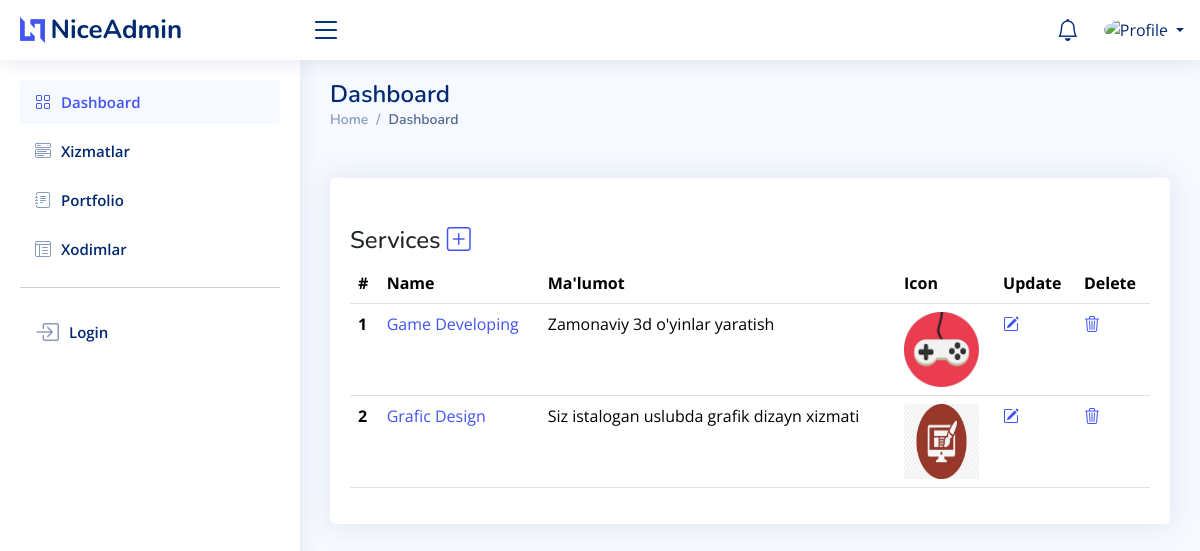
The app's page /dashboard/services/list/ with its own data.
### dashboard/models.py (models this page shows, shortened)
class Services(models.Model):
    name = models.CharField(max_length=100)
    description = models.TextField()
    icon = models.ImageField(upload_to='services/')

### dashboard/views.py (the view)
# urls.py: path('services/list/', ServiceListView.as_view(), name='services-list'),
class ServiceListView(View):
    def get(self, request):
        services = Services.objects.all()
        context = {'services': services}
        return render(request, 'dashboard/services/service_list.html', context)

### templates/dashboard/services/service_list.html
{% extends 'dashboard/index.html' %}
{% block content %}
    <div class="card mt-xl-5">
            <div class="card-body mt-xl-5">
            <h4>Services <a href="{% url 'dashboard:services-create' %}"><i class="bi bi-plus-square"></i></a></h4>
              <table class="table">
                <thead>
                  <tr>
                    <th scope="col">#</th>
                    <th scope="col">Name</th>
                    <th scope="col">Ma'lumot</th>
                    <th scope="col">Icon</th>
                    <th scope="col">Update</th>
                    <th scope="col">Delete</th>
                  </tr>
                </thead>
                <tbody>
                {% for service in services %}
                  <tr>
                    <th scope="row">{{ forloop.counter }}</th>
                    <td><a href="{% url 'dashboard:services-detail' service.id %}">{{ service.name }}</a></td>
                    <td>{{ service.description | truncatechars:50 }}</td>
                    <td><img width="75" height="75" src="{{ service.icon.url }}" alt=""></td>
                      <td><a href="{% url 'dashboard:services-update' service.id %}"><i class="bi bi-pencil-square"></i></a></td>
                      <td><a href="{% url 'dashboard:services-delete' service.id %}"><i class="bi bi-trash3"></i></a></td>
                  </tr>
                {% endfor %}
                </tbody>
              </table>
            </div>
          </div>
{% endblock %}

### static/dashboard/assets/css/style.css (style rules this page uses)
:root { scroll-behavior: smooth; }
body { font-family: "Open Sans", sans-serif; background: #f6f9ff; color: #444444; }
a { color: #4154f1; text-decoration: none; }
h1, h2, h3, h4, h5, h6 { font-family: "Nunito", sans-serif; }
.card { margin-bottom: 30px; border: none; border-radius: 5px; box-shadow: 0px 0 30px rgba(1, 41, 112, 0.1); }
.card-body { padding: 0 20px 20px 20px; }

### records on screen
Services: name "Game Developing", description "Zamonaviy 3d o'yinlar yaratish", icon (picture)
Services: name "Grafic Design", description "Siz istalogan uslubda grafik dizayn xizmati", icon (picture)
